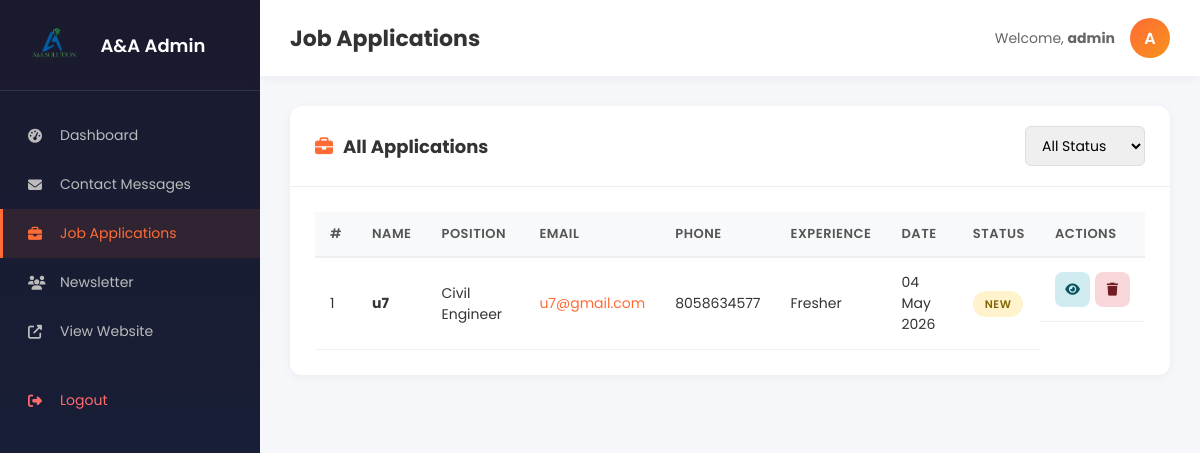
The app's page /admin/applications (signed in) with its own data.
### app.py (models this page shows)
class HiringApplication(db.Model):
    __tablename__ = 'hiring_applications'
    id = db.Column(db.Integer, primary_key=True)
    full_name = db.Column(db.String(100), nullable=False)
    email = db.Column(db.String(120), nullable=False)
    phone = db.Column(db.String(20), nullable=False)
    position = db.Column(db.String(100), nullable=False)
    experience = db.Column(db.String(50), nullable=False)
    qualification = db.Column(db.String(100), nullable=False)
    current_location = db.Column(db.String(100), nullable=False)
    skills = db.Column(db.Text, nullable=False)
    cover_letter = db.Column(db.Text)
    status = db.Column(db.String(20), default='new')  # new, reviewed, shortlisted, rejected
    created_at = db.Column(db.DateTime, default=datetime.utcnow)

### app.py (the view)
@app.route('/admin/applications')
@login_required
def admin_applications():
    page = request.args.get('page', 1, type=int)
    status_filter = request.args.get('status', 'all')
    query = HiringApplication.query
    if status_filter != 'all':
        query = query.filter_by(status=status_filter)
    applications = query.order_by(HiringApplication.created_at.desc()).paginate(page=page, per_page=10)
    return render_template('admin/applications.html', applications=applications, status_filter=status_filter)

### app.py (called while the page is built)
def login_required(f):
    @wraps(f)
    def decorated_function(*args, **kwargs):
        if 'admin_id' not in session:
            flash('Please login to access admin panel', 'error')
            return redirect(url_for('admin_login'))
        return f(*args, **kwargs)
    return decorated_function

@app.context_processor
def inject_globals():
    return {
        'current_year': datetime.now().year,
        'company_name': 'A&A Solution'
    }

### templates/admin/applications.html (shortened to what this page needs)
{% extends 'admin/base.html' %}
{% block heading %}Job Applications{% endblock %}
{% block content %}
<div class="card">
    <div class="card-header">
        <h2><i class="fas fa-briefcase"></i> All Applications</h2>
        <form method="GET" class="filter-form">
            <select name="status" onchange="this.form.submit()">
                <option value="all" {% if status_filter == 'all' %}selected{% endif %}>All Status</option>
            </select>
        </form>
    </div>
    <div class="card-body">
        {% if applications.items %}
        <div class="table-responsive">
            <table>
                <thead>
                    <tr>
                        <th>#</th>
                        <th>Name</th>
                        <th>Position</th>
                        <th>Email</th>
                        <th>Phone</th>
                        <th>Experience</th>
                        <th>Date</th>
                        <th>Status</th>
                        <th>Actions</th>
                    </tr>
                </thead>
                <tbody>
                    {% for app in applications.items %}
                    <tr>
                        <td>{{ app.id }}</td>
                        <td><strong>{{ app.full_name }}</strong></td>
                        <td>{{ app.position }}</td>
                        <td><a href="mailto:{{ app.email }}">{{ app.email }}</a></td>
                        <td>{{ app.phone }}</td>
                        <td>{{ app.experience }}</td>
                        <td>{{ app.created_at.strftime('%d %b %Y') }}</td>
                        <td><span class="badge badge-{{ app.status }}">{{ app.status|upper }}</span></td>
                        <td class="actions">
                            <a href="{{ url_for('admin_application_detail', id=app.id) }}" class="btn-icon btn-view">
                                <i class="fas fa-eye"></i>
                            </a>
                            <form method="POST" action="{{ url_for('admin_application_delete', id=app.id) }}"
                                  onsubmit="return confirm('Delete?')" style="display:inline;">
                                <button type="submit" class="btn-icon btn-delete">
                                    <i class="fas fa-trash"></i>
                                </button>
                            </form>
                        </td>
                    </tr>
                    {% endfor %}
                </tbody>
            </table>
        </div>
        {% else %}
        <div class="empty-state">
            <i class="fas fa-inbox"></i>
            <p>No applications yet</p>
        </div>
        {% endif %}
    </div>
</div>
{% endblock %}

### static/css/admin.css (style rules this page uses)
* { margin: 0; padding: 0; box-sizing: border-box; }
body { font-family: 'Poppins', sans-serif; background: #f5f7fa; color: #333; }
a { text-decoration: none; color: inherit; }
.card { background: white; border-radius: 12px; box-shadow: 0 2px 10px rgba(0,0,0,0.05); margin-bottom: 25px; overflow: hidden; }
.card-header { padding: 20px 25px; border-bottom: 1px solid #eee; display: flex; justify-content: space-between; align-items: center; flex-wrap: wrap; gap: 10px; }
.card-header h2 { font-size: 18px; color: #333; display: flex; align-items: center; gap: 10px; }
.card-header i { color: #FF6B35; }
.card-body { padding: 25px; }
.table-responsive { overflow-x: auto; }
table { width: 100%; border-collapse: collapse; }
table th { background: #f8f9fa; padding: 12px 15px; text-align: left; font-weight: 600; color: #555; font-size: 13px; text-transform: uppercase; letter-spacing: 0.5px; border-bottom: 2px solid #eee; }
table td { padding: 14px 15px; border-bottom: 1px solid #f0f0f0; font-size: 14px; }
table a { color: #FF6B35; }
.badge { padding: 5px 12px; border-radius: 20px; font-size: 11px; font-weight: 600; letter-spacing: 0.5px; }
.badge-new { background: #fff3cd; color: #856404; }
.btn-icon { width: 35px; height: 35px; border-radius: 8px; display: inline-flex; align-items: center; justify-content: center; font-size: 13px; border: none; cursor: pointer; transition: 0.3s; }
.btn-view { background: #d1ecf1; color: #0c5460; }
.btn-delete { background: #f8d7da; color: #721c24; }
.actions { display: flex; gap: 5px; }
.filter-form { display: flex; gap: 10px; align-items: center; }
.filter-form input, .filter-form select, .form-select { padding: 8px 12px; border: 1px solid #ddd; border-radius: 6px; font-family: inherit; font-size: 14px; }

### records on screen
HiringApplication: id "1", full_name "u7", position "Civil Engineer", email "u7@gmail.com", phone "8058634577", experience "Fresher", created_at "04 May 2026", status "NEW"

### other values on screen
{{ session.admin_username }} "admin"
{{ session.admin_username[0].upper() }} "A"
